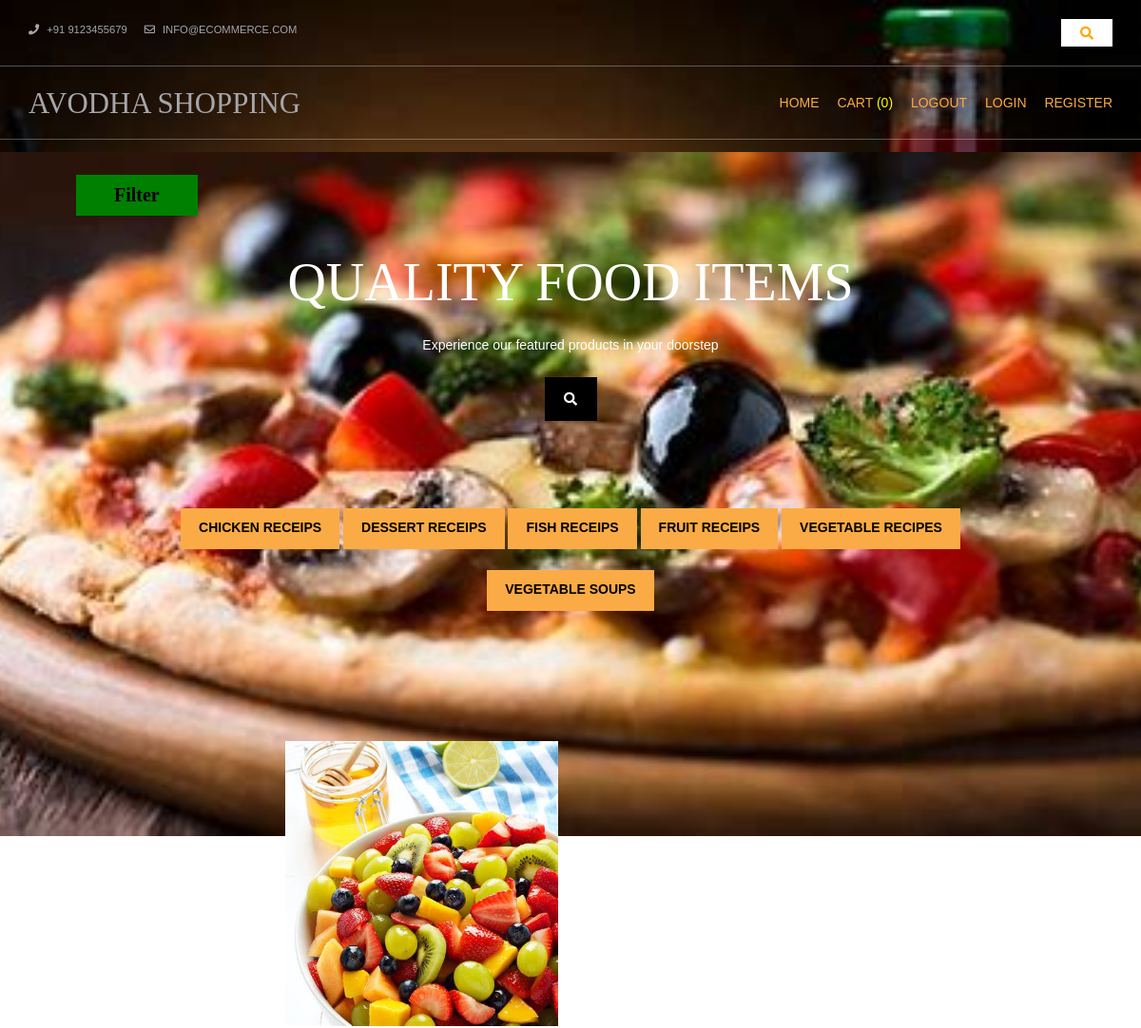
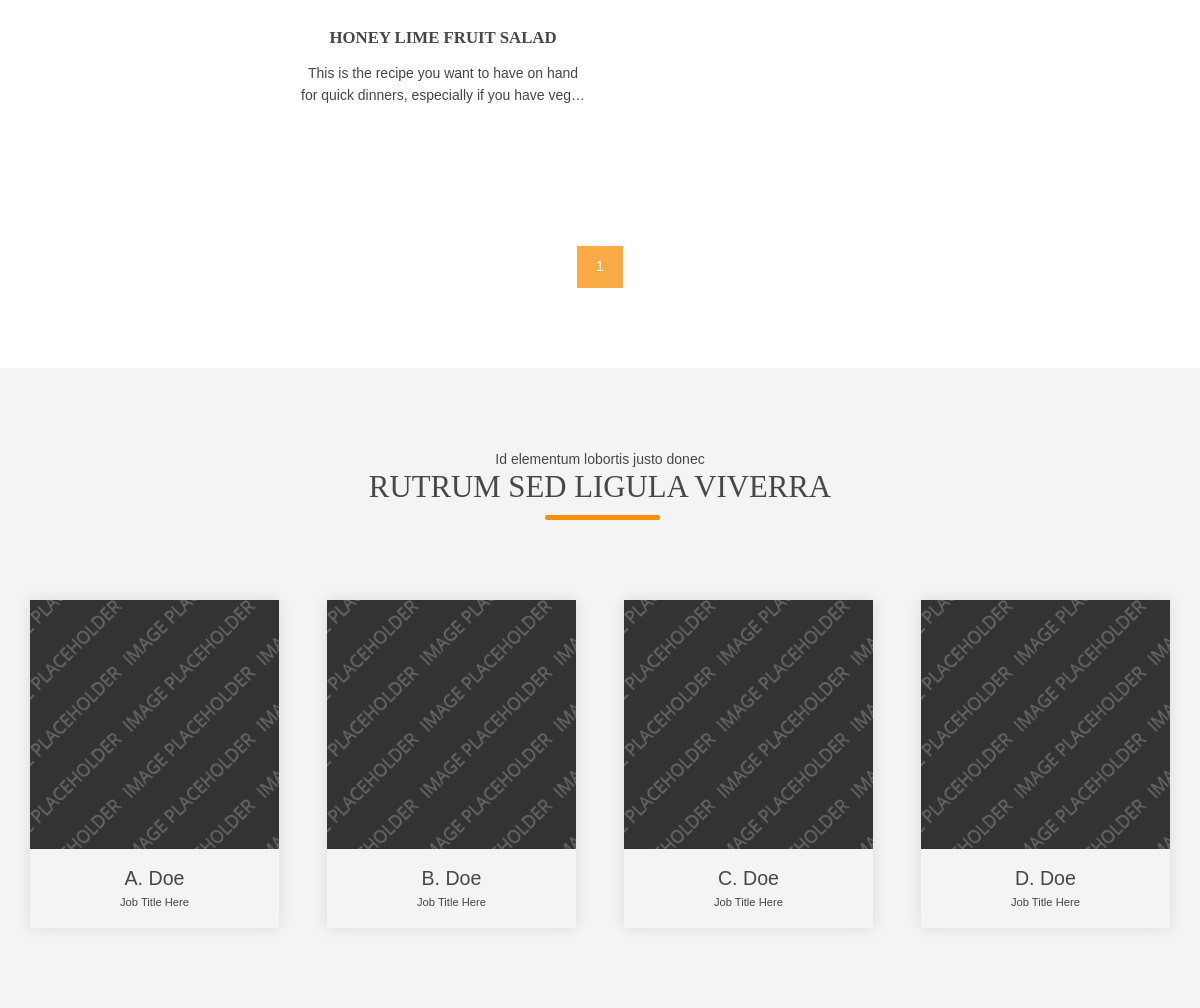
Page /fruit-receips/ on the committed database (2 pictures, top to bottom).
### Home/models.py (models this page shows, shortened)
class categories(models.Model):
    name = models.CharField(max_length=250, unique=True)
    categoriesslug = models.SlugField(max_length=250, unique=True)
    class Meta:
        ordering = ('name',)
        verbose_name = 'cat'
        verbose_name_plural = 'categories'
    def get_url(self):
        return reverse('prod_category', args=[self.categoriesslug])

class products(models.Model):
    name = models.CharField(max_length=250, unique=True)
    productslug = models.SlugField(max_length=250, unique=True)
    desc = models.TextField()
    img = models.ImageField(upload_to='ImageEcommerce')
    stock = models.IntegerField()
    availability = models.BooleanField()
    price = models.IntegerField()
    category = models.ForeignKey(categories, on_delete=models.CASCADE)
    def get_url(self):
        return reverse('details',args=[self.category.categoriesslug,self.productslug])

### Home/views.py (the view)
# urls.py: 2. Add a URL to urlpatterns:  path('', views.home, name='home')
def home(request, c_slug=None):
    c_page = None
    product = None
    if c_slug != None:
        c_page = get_object_or_404(categories,categoriesslug=c_slug)
        product = products.objects.filter(category=c_page,availability=True)
    else:
        product = products.objects.all().filter(availability=True)
    cat = categories.objects.all()
    paginator = Paginator(product, '2')
    try:
        page = int(request.GET.get('page','1'))
    except:
        page = 1
    try:
        pro = paginator.page(page)
    except(EmptyPage, InvalidPage):
        pro = paginator.page(paginator.num_pages)
    return render(request, "homepage.html", {'pr': product, 'cat': cat, 'pg': pro})

### cart/context_processor.py (called while the page is built)
def count(request):
    item_count = 0
    if 'admin' in request.path:
        return ()
    else:
        try:
            ct = Cartlist.objects.filter(cart_id=c_id(request))
            cti = items_in_cart.objects.all().filter(cart_carts=ct[:1])
            for c in cti:
                item_count += c.quantity_cart
        except Cartlist.DoesNotExist:
            item_count = 0
    return dict(ic=item_count)

### cart/views.py (called while the page is built)
def c_id(request):
    ct_id = request.session.session_key
    if not ct_id:
        ct_id = request.session.create()
    return ct_id

### templates/homepage.html (shortened to what this page needs)
{% extends 'homepagebase.html' %}
{% block content %}
{% load static %}
<div class="abcd" style="background-image:url('{% static 'homepagefile/images/demo/backgrounds/bg 8.jpg' %}');"
     xmlns="http://www.w3.org/1999/html">
   <div class="dropdown">
  <button class="dropbtn"><b>Filter</b></button>
</div>
  <div id="pageintro" class="hoc clear" style="padding-top:36px;">
    <article>
      <h3 class="heading">Quality Food items</h3>
      <p>Experience our featured products in your doorstep</p>
<div class="wrapper row0" style="padding-left:400px;padding-right:400px;">
    <div id="topbar" class="hoc clear">
      <div class="center" style="background-color:black;padding-top:14px;padding-bottom:14px;">
        <ul class="nospace">
          <li id="searchform" style="color:white;font-size:40px;">
          </li>
        </ul>
      </div>
    </div>
  </div>
      <footer>
        {% for j in cat %}
        <ul class="nospace inline pushright"><br>
          <li><b><a class="btn" style="color:black" href="{{j.get_url}}">{{j.name}}</a></b></li>
        </ul>
        {% endfor %}
      </footer>
    </article>
  </div>
</div>
<div class="wrapper row3" style="padding-left:260px;">
  <main class="hoc container clear">
    <section id="introblocks">
      <ul class="nospace group btmspace-80">
              {% for i in pg.object_list %}
        <li class="one_third">
          <figure><a class="imgover" href="{{i.get_url}}"><img src="{{ i.img.url }}" style="height:300px;width:300;" alt=""></a>
            <figcaption>
              <h6 class="heading">{{i.name}}</h6>
            </figcaption>
            <p>{{i.desc |truncatechars:90}}</p>
          </figure><br><br>
        </li>
            {% endfor %}
        </ul>
    </section>
    <div style="text-align:center;padding-right:260px;">
      {% for p in pg.paginator.page_range %}
      <a href="?page={{p}}" class="btn btn-light btn-sm {% if pg.number == p %} active {% endif %}">{{p}}</a>
    </div>
</div>
<div class="wrapper row2">
  <div class="hoc container clear">
    <div class="sectiontitle">
      <p class="nospace font-xs">Id elementum lobortis justo donec</p>
      <p class="heading underline font-x2">Rutrum sed ligula viverra</p>
    </div>
    <ul class="nospace group team">
      <li class="one_quarter first">
        <figure><a class="imgover" href="#"><img src="{% static 'homepagefile/images/demo/300x300.png' %}" alt=""></a>
          <figcaption><strong>A. Doe</strong> <em>Job Title Here</em></figcaption>
        </figure>
      </li>
      <li class="one_quarter">
        <figure><a class="imgover" href="#"><img src="{% static 'homepagefile/images/demo/300x300.png' %}" alt=""></a>
          <figcaption><strong>B. Doe</strong> <em>Job Title Here</em></figcaption>
        </figure>
      </li>
      <li class="one_quarter">
        <figure><a class="imgover" href="#"><img src="{% static 'homepagefile/images/demo/300x300.png' %}" alt=""></a>
          <figcaption><strong>C. Doe</strong> <em>Job Title Here</em></figcaption>
        </figure>
      </li>
      <li class="one_quarter">
        <figure><a class="imgover" href="#"><img src="{% static 'homepagefile/images/demo/300x300.png' %}" alt=""></a>
          <figcaption><strong>D. Doe</strong> <em>Job Title Here</em></figcaption>
        </figure>
      </li>
    </ul>
  </div>
</div>
{% endblock %}

### templates/homepagebase.html (shortened to what this page needs)
{% load static %}
<html lang="">
<head>
<link href="{% static 'homepagefile/layout/styles/layout.css' %}" rel="stylesheet" type="text/css" media="all">
</head>
<body id="top">
<div class="topbg" style="background-image:url('{% static 'homepagefile/images/demo/backgrounds/bg 4.jpg' %}');">
  <div class="wrapper row0" style="padding-top:2px padding-bottom:8px;">
    <div id="topbar" class="hoc clear">
      <div class="fl_left">
        <ul class="nospace">
          <li><i class="fas fa-phone rgtspace-5"></i> +91 9123455679</li>
          <li><i class="far fa-envelope rgtspace-5"></i> info@ecommerce.com</li>
        </ul>
      </div>
      <div class="fl_right">
      <div class="center" style="background-color:white;padding-left:20px;padding-right:20px;">
        <ul class="nospace" style="padding-bottom:5px">
          <li id="searchform" style="color:orange;font-size:12px;padding-top:6px;">
          </li>
        </ul>
      </div>
      </div>
    </div>
  </div>
  <div class="wrapper row1">
    <header id="header" class="hoc clear" style="padding-top:12px padding-bottom:32px;">
      <div id="logo" class="fl_left">
        <h1><a href="/">AVODHA SHOPPING</a></h1>
      </div>
      <nav id="mainav" class="fl_right">
        <ul class="clear">
          <li class="active"><a href="/">Home</a></li>
          <li class="active"><a href="{% url 'cartdetailss' %}">Cart <span style="color:yellow";>({{ic}})</span></a></li>
          <li class="active"><a href="#">Logout</a></li>
          <li class="active"><a href="#">Login</a></li>
          <li class="active"><a href="#">Register</a></li>
        </ul>
      </nav>
    </header>
  </div>
</div>
{% block content %}
{% endblock %}
</body>
</html>

### static/homepagefile/layout/styles/layout.css (style rules this page uses)
.row1 { border:solid; border-width:1px 0; }
#topbar { padding:20px 0; font-size:.8rem; text-transform:uppercase; }
#topbar ul li { display:inline-block; margin-right:15px; }
#topbar ul li:last-child { margin-right:0; padding-right:0; border-right:none; }
#topbar i { line-height:normal; }
#topbar #searchform { position:relative; line-height:1; z-index:9999; }
#topbar #searchform::after { display:block; height:18px; line-height:18px; padding:0; font-family:"Font Awesome\ 5 Free"; font-weight:900; font-size:1rem; content:"\f002"; }
#topbar #searchform ::placeholder { text-transform:capitalize; }
#header #logo { margin:22px 0 0 0; }
#header #logo h1 { margin:0; padding:0; font-size:2.2rem; text-transform:uppercase; }
#pageintro { padding:200px 0 300px; }
#pageintro article, #pageintro article p { display:block; max-width:75%; margin:0 auto; text-align:center; }
#pageintro article p { max-width:65%; line-height:2rem; }
#pageintro .heading { margin-bottom:20px; font-size:4rem; }
#pageintro footer { margin-top:50px; }
.container { padding:80px 0; }
.sectiontitle { display:block; max-width:55%; margin:0 auto 80px; text-align:center; }
.sectiontitle * { margin:0; }
#introblocks { display:block; position:relative; margin:-180px 0 0 0; z-index:1; text-align:center; }
#introblocks figure figcaption { display:block; padding:30px 0 0 0; text-align:center; }
#introblocks figure figcaption .heading { font-size:1.2rem; font-weight:700; margin-bottom:0; }
.team li:last-child { margin-bottom:0; }
.team figure { display:block; text-align:center; }
.team figure * { margin:0; padding:0; }
.team figure figcaption { padding:20px 10px; line-height:1; }
.team figure strong { display:block; margin-bottom:8px; font-size:1.4rem; font-weight:400; }
.team figure em { display:block; font-style:normal; font-size:.8rem; }
*, *::before, *::after { transition:all .3s ease-in-out; }
nav ul, nav ol { margin:0; padding:0; list-style:none; }
#mainav, #breadcrumb, .sidebar nav { line-height:normal; }
#mainav ul { text-transform:uppercase; }
#mainav li { display:inline-block; position:relative; margin:0 15px 0 0; padding:0; }
#mainav li:last-child { margin-right:0; }
#mainav li a { display:block; padding:30px 0; }
body { color:#A5A6AA; background-color:#1C1D21; }
a { color:#FBAB45; }
.btn, .btn.inverse:hover { color:#FFFFFF; background-color:#FBAB45; border-color:#FBAB45; }
.imgover, .imgover:hover::after { color:#FFFFFF; }
.heading.underline::after { background-color:#FA8D0A; }
.row1 { border-color:rgba(255,255,255,.3); }
.row2 { color:#474747; background-color:#F4F4F4; }
.row3 { color:#474747; background-color:#FFFFFF; }
#topbar #searchform { color:#FBAB45; }
#header #logo h1 a { color:inherit; }
#pageintro { color:#FFFFFF; }
.team figure, .latest article { box-shadow:0px 0px 15px rgba(0,0,0,.1); }
#mainav li a { color:inherit; }
#mainav .active a, #mainav a:hover, #mainav li:hover > a { color:#FBAB45; background-color:inherit; }
@media screen and (min-width:1140px) { .hoc { max-width:1140px; } }

### templates/homepagebase.html (style rules this page uses)
.abcd { height:90%; background-position:center; background-repeat:no repeat; background-size:cover; }
.topbg { height:20%; background-position:top; background-repeat:no repeat; background-size:cover; }
.dropbtn { background-color: green; color: black; padding: 3px; font-size: 20px; border: none; cursor: pointer; padding-left:40px; padding-right:40px; padding-top:10px; padding-bottom:10px; font-family: Calibre; }
.dropdown { position: relative; display: inline-block; padding-left:80px; padding-top:24px; padding-bottom:2px; }

### rows in the picture
categories: name "CHICKEN RECEIPS"
categories: name "DESSERT RECEIPS"
categories: name "FISH RECEIPS"
categories: name "FRUIT RECEIPS"
categories: name "VEGETABLE RECIPES"
categories: name "VEGETABLE SOUPS"
products: img (picture), name "HONEY LIME FRUIT SALAD", desc "This is the recipe you want to have on hand for quick dinners, especially if you have veg…"

### other values in the picture
{{ ic }} "0"
{{ p }} "1"
